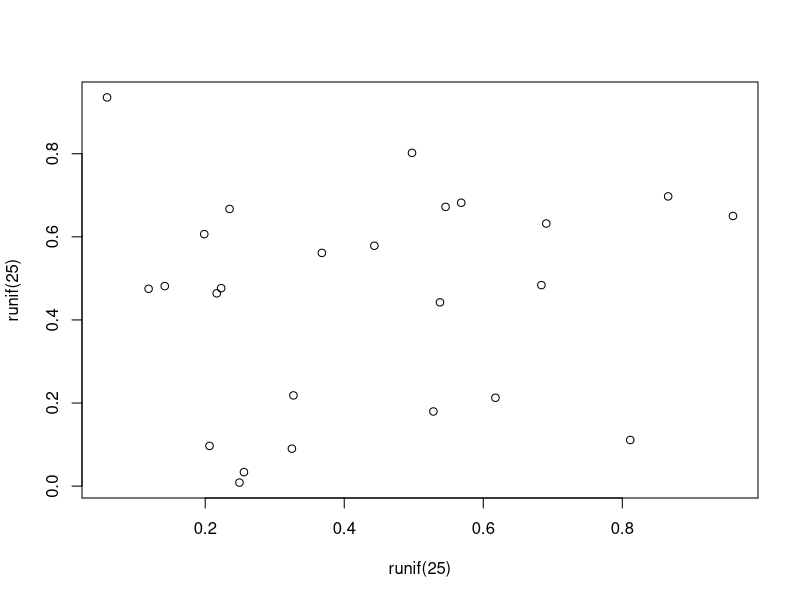

The R script that drew this image:
## ---- chunk 1
#| label: tbl-modes_per_dimension
#| tbl-cap: Modes evaluated in each dimension
#| echo: true
modes_per_dimension <- data.frame(
  Dimension = c("Accessibility",
                "Mobility",
                "Affordability",
                "Safety"
                ),
  Mode = c("Driving, Public Transport, Walking, Cycling",
           "Driving, Public Transport, Walking, Cycling",
           "Driving, Public Transport",
           "Driving, Walking, Cycling"
           )
)
knitr::kable(modes_per_dimension)
## ---- chunk 2
#| label: tbl-navegante
#| tbl-cap: Revenue from Navegante monthly pass
#| echo: true
navegante <- data.frame(
  "Pass type" = c("Navegante Metropolitano",
                  "Navegante Municipal",
                  "Senior (+65)",
                  "Family",
                  "Youth (sub-23)"
                  ),
  "Pass recharges" = c("5,063,510","887,190","1,103,782","243,784","3,425,013"),
  "Pass price" = c("40€","30€","20€","80€","0€"),
  check.names = FALSE
)
knitr::kable(navegante)
## ---- chunk 3
#| label: fig-meaningless
#| fig-cap: A meaningless scatterplot
#| fig-width: 5
#| fig-height: 5
#| fig-align: center
#| out-width: 50%
#| echo: false
plot(runif(25), runif(25))
## ---- chunk 4
#| label: tbl-simple
#| tbl-cap: Caption centered above table
#| echo: true
knitr::kable(head(mtcars)[,1:4])
